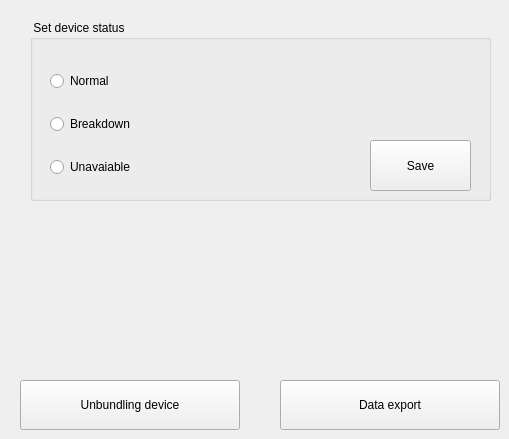
   <widget class="QWidget" name="instrumentPage">
    <widget class="QGroupBox" name="statusGroupBox">
     <property name="geometry">
      <rect>
       <x>30</x>
       <y>20</y>
       <width>461</width>
       <height>181</height>
      </rect>
     </property>
     <property name="title">
      <string> Set device status</string>
     </property>
     <widget class="QWidget" name="layoutWidget">
      <property name="geometry">
       <rect>
        <x>20</x>
        <y>40</y>
        <width>154</width>
        <height>131</height>
       </rect>
      </property>
      <layout class="QVBoxLayout" name="statusLayout">
       <property name="spacing">
        <number>12</number>
       </property>
       <item>
        <widget class="QRadioButton" name="normalButton">
         <property name="focusPolicy">
          <enum>Qt::NoFocus</enum>
         </property>
         <property name="text">
          <string>Normal</string>
         </property>
        </widget>
       </item>
       <item>
        <widget class="QRadioButton" name="faultyButton">
         <property name="focusPolicy">
          <enum>Qt::NoFocus</enum>
         </property>
         <property name="text">
          <string>Breakdown</string>
         </property>
        </widget>
       </item>
       <item>
        <widget class="QRadioButton" name="inactiveButton">
         <property name="focusPolicy">
          <enum>Qt::NoFocus</enum>
         </property>
         <property name="text">
          <string>Unavaiable</string>
         </property>
        </widget>
       </item>
      </layout>
     </widget>
     <widget class="QPushButton" name="saveStatusButton">
      <property name="geometry">
       <rect>
        <x>340</x>
        <y>120</y>
        <width>101</width>
        <height>51</height>
       </rect>
      </property>
      <property name="focusPolicy">
       <enum>Qt::NoFocus</enum>
      </property>
      <property name="text">
       <string>Save</string>
      </property>
      <property name="icon">
       <iconset resource="../controller.qrc">
        <normaloff>:/images/btn_save.png</normaloff>:/images/btn_save.png</iconset>
      </property>
      <property name="iconSize">
       <size>
        <width>32</width>
        <height>32</height>
       </size>
      </property>
     </widget>
    </widget>
    <widget class="QPushButton" name="exportButton">
     <property name="geometry">
      <rect>
       <x>280</x>
       <y>380</y>
       <width>220</width>
       <height>50</height>
      </rect>
     </property>
     <property name="focusPolicy">
      <enum>Qt::NoFocus</enum>
     </property>
     <property name="text">
      <string>Data export</string>
     </property>
     <property name="icon">
      <iconset resource="../controller.qrc">
       <normaloff>:/images/btn_export.png</normaloff>:/images/btn_export.png</iconset>
     </property>
     <property name="iconSize">
      <size>
       <width>32</width>
       <height>32</height>
      </size>
     </property>
    </widget>
    <widget class="QPushButton" name="unbindButton">
     <property name="geometry">
      <rect>
       <x>20</x>
       <y>380</y>
       <width>220</width>
       <height>50</height>
      </rect>
     </property>
     <property name="focusPolicy">
      <enum>Qt::NoFocus</enum>
     </property>
     <property name="text">
      <string>Unbundling device</string>
     </property>
     <property name="icon">
      <iconset resource="../controller.qrc">
       <normaloff>:/images/btn_reset.png</normaloff>:/images/btn_reset.png</iconset>
     </property>
     <property name="iconSize">
      <size>
       <width>32</width>
       <height>32</height>
      </size>
     </property>
    </widget>
   </widget>
